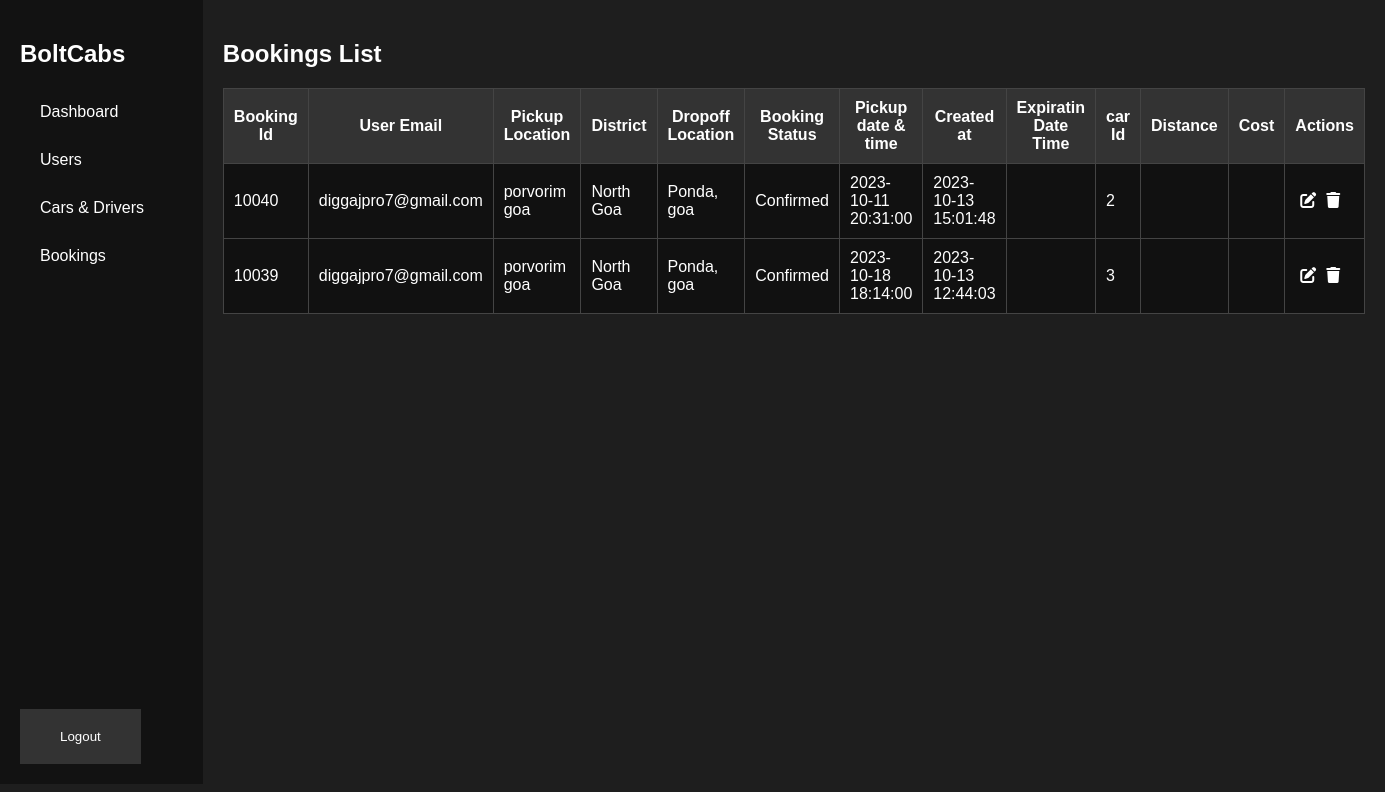
The app's page /myfiles/admin/adminpanelbooking.php, older data.
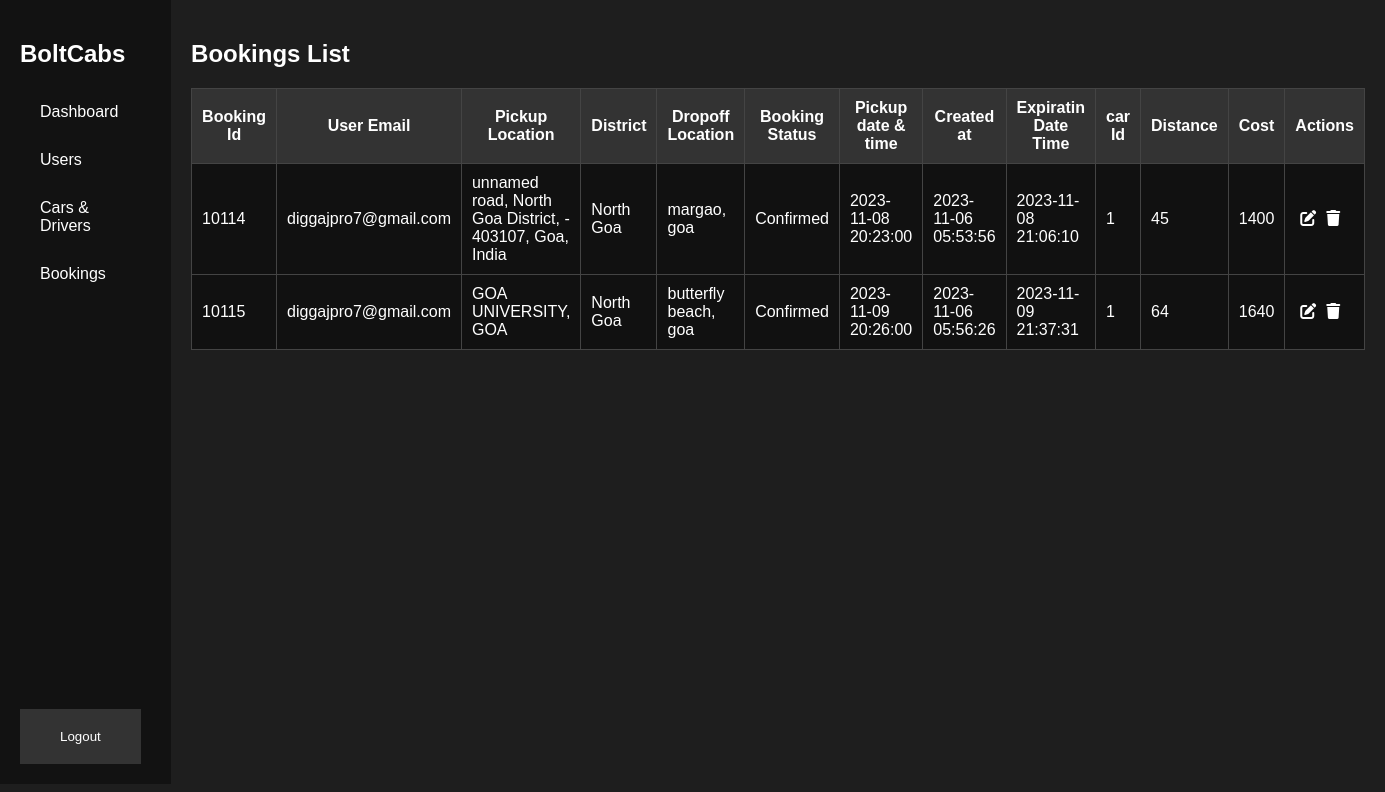
The same page, newer data.
### tables this page shows
CREATE TABLE IF NOT EXISTS `bookings` (
  `booking_id` int NOT NULL AUTO_INCREMENT,
  `user_email` varchar(255) DEFAULT NULL,
  `pickup_location` varchar(255) DEFAULT NULL,
  `district` varchar(30) NOT NULL,
  `dropoff_location` varchar(255) DEFAULT NULL,
  `booking_status` varchar(50) DEFAULT NULL,
  `pickup_datetime` datetime DEFAULT NULL,
  `created_at` timestamp NULL DEFAULT NULL,
  `expiration_datetime` datetime DEFAULT NULL,
  `car_id` int DEFAULT NULL,
  `distance` int DEFAULT NULL,
  `cost` int DEFAULT NULL,
  PRIMARY KEY (`booking_id`),
  KEY `fk_car_id` (`car_id`)
);

### myfiles/admin/adminpanelbooking.php (the view, shortened to what this page needs)
<?php
include "connection.php";
$sql = "SELECT booking_id, user_email, pickup_location, district, dropoff_location, booking_status, pickup_datetime, created_at,  expiration_datetime, car_id,distance, cost FROM bookings";
$result = $conn->query($sql);
?>
<!DOCTYPE html>
<html lang="en">
<head>
    <link rel="stylesheet" href="https://cdnjs.cloudflare.com/ajax/libs/font-awesome/6.1.0/css/all.min.css">
</head>
<body>
    <div class="sidebar">
        <h2>BoltCabs</h2>
        <a href="adminpanel.php">Dashboard</a>
        <a href="adminpaneluser.php">Users</a>
        <a href="adminpaneltaxis.php">Cars & Drivers</a>
        <a href="#">Bookings</a>
        <div class="sidebar-bottom">
            <button class="logout"><a href="adminlogout.php">Logout</a></button>
        </div>
    </div>
    <div class="content">
        <div class="user details">
    <h2>Bookings List</h2>
    <table>
        <tr>
            <th>Booking Id</th>
            <th>User Email</th>
            <th>Pickup Location</th>
            <th>District</th>
            <th>Dropoff Location</th>
            <th>Booking Status</th>
            <th>Pickup date & time</th>
            <th>Created at</th>
            <th>Expiratin Date Time</th>
            <th>car Id</th>
            <th>Distance</th>
            <th>Cost</th>
            <th>Actions</th>
        </tr>
        <?php
        if ($result->num_rows > 0) {
            while ($row = $result->fetch_assoc()) {
                echo "<tr>";
                echo "<td>" . $row["booking_id"] . "</td>";
                echo "<td>" . $row["user_email"] . "</td>";
                echo "<td>" . $row["pickup_location"] . "</td>";
                echo "<td>" . $row["district"] . "</td>";
                echo "<td>" . $row["dropoff_location"] . "</td>";
                echo "<td>" . $row["booking_status"] . "</td>";
                echo "<td>" . $row["pickup_datetime"] . "</td>";
                echo "<td>" . $row["created_at"] . "</td>";
                echo "<td>" . $row["expiration_datetime"] . "</td>";
                echo "<td>" . $row["car_id"] . "</td>";
                echo "<td>" . $row["distance"] . "</td>";
                echo "<td>" . $row["cost"] . "</td>";
                echo "<td class='action-icons'>";
                echo "<a href='edit_booking.php?id=" . $row["booking_id"] . "' title='Edit Booking'><i class='fa fa-edit'></i></a>";
                echo "<a href='delete_booking.php?id=" . $row["booking_id"] . "' title='Delete Booking'><i class='fa fa-trash'></i></a>";
                echo "</td>";
                echo "</tr>";
            }
        } else {
            echo "No users found.";
        }
        ?>
    </table>
</div>
    </div>
</body>
</html>

### myfiles/admin/adminpanelbooking.php (style rules this page uses)
body { margin: 0; padding: 0; font-family: 'Poppins', sans-serif; display: flex; background-color: #1e1e1e; }
.sidebar { background-color: #121212; color: white; width: 250px; padding: 20px; min-height: 93vh; display: flex; flex-direction: column; justify-content: space-between; }
.content { flex: 1; padding: 20px; background-color: #1e1e1e; color: white; }
.sidebar a { display: block; color: white; text-decoration: none; padding: 15px 20px; transition: background-color 0.3s; }
.logout { background-color: #333; color: white; border: none; padding: 10px 20px; cursor: pointer; transition: background-color 0.3s; }
.logout a { text-decoration: none; color: white; display: block; padding: 10px 20px; }
.sidebar-bottom { margin-top: auto; }
.user.details table { width: 100%; border-collapse: collapse; }
.user.details table th, .user.details table td { border: 1px solid #444; padding: 10px; color: white; }
.user.details table th { background-color: #333; }
.user.details table td { background-color: #111; }
.user.details .action-icons a { color: #fff; text-decoration: none; margin: 0 5px; }
.user.details .action-icons a i { font-size: 16px; }

Row changes from the older to the newer data that the page shows:
removed bookings: booking_id "10040", user_email "diggajpro7@gmail.com", pickup_location "porvorim goa", district "North Goa", dropoff_location "Ponda, goa", booking_status "Confirmed", pickup_datetime "2023-10-11 20:31:00", created_at "2023-10-13 15:01:48", car "2"
removed bookings: booking_id "10039", user_email "diggajpro7@gmail.com", pickup_location "porvorim goa", district "North Goa", dropoff_location "Ponda, goa", booking_status "Confirmed", pickup_datetime "2023-10-18 18:14:00", created_at "2023-10-13 12:44:03", car "3"
added bookings: booking_id "10114", user_email "diggajpro7@gmail.com", pickup_location "unnamed road, North Goa District, - 403107, Goa, India", district "North Goa", dropoff_location "margao, goa", booking_status "Confirmed", pickup_datetime "2023-11-08 20:23:00", created_at "2023-11-06 05:53:56", expiration_datetime "2023-11-08 21:06:10", car "1", distance "45", cost "1400"
added bookings: booking_id "10115", user_email "diggajpro7@gmail.com", pickup_location "GOA UNIVERSITY, GOA", district "North Goa", dropoff_location "butterfly beach, goa", booking_status "Confirmed", pickup_datetime "2023-11-09 20:26:00", created_at "2023-11-06 05:56:26", expiration_datetime "2023-11-09 21:37:31", car "1", distance "64", cost "1640"
